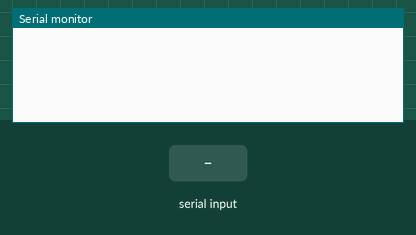
Simulated run of this sketch. Board: Arduino Uno, built with avr-gcc and run on an emulated ATmega328P. On the bench: the last lines printed to the serial monitor. Inputs (shaded band) come from the test bench. The modem accepts every AT command (registered, SIM ready, sends succeed) and sends nothing else.

Above: at 1.2 s.
1.3 s: "1" received over Serial
At 2.1 s:
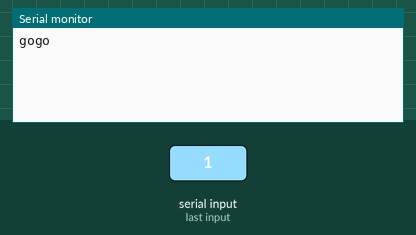
At 3.2 s:
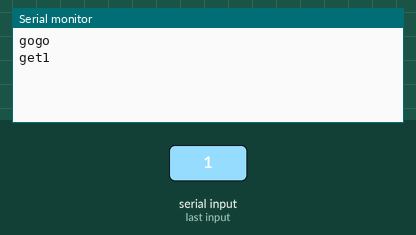

The sketch:

X5360_test.ino
```cpp
/**************************************************************
  # Program : X5360_test
  # Version : 1.0
  # Author : wchihome
  # Date : 2018/05/15
  # Modify :
  # 1.Add SIM5360_lib
***************************************************************/
#include <string.h>
#include <SoftwareSerial.h>

//*-- setup Hardware Serial
unsigned long serialBaudrate = 9600;
unsigned long networkBaudrate = 115200;

//*-- SIM5360 Setting
#define netowrkRxPin  2
#define netowrkTxPin  3
#define netowrkResetPin 4
SoftwareSerial networkSerial( netowrkRxPin, netowrkTxPin );
boolean networkStatus = false;
int networkErrorCount = 0;

//*-- setup Upload Infomation
// input ur ip or ddns
String uploadServer = "IP" ;
// input ur php file
String uploadPage = "/test.php?aid=" ;
String uploadEndSymbol = "\x1a" ;

#define DEBUG true
```

A1_Setup.ino
```cpp
void setup() {
  Serial.begin(9600);
  if(DEBUG) Serial.begin(serialBaudrate);                   // initialize serial
  while (!Serial);
}
```

A2_Loop.ino
```cpp
void loop() {
  if(Serial.available()){
    Serial.println("gogo");
    String incoming=Serial.readString();
    Serial.println("get"+incoming);
    sendMessageToSIM5360(incoming);
    Serial.println("ok~~~");
    }
}
```

SIM5360_Lib.ino
```cpp
void initializeNetwork()
{
  //Initial 3G
  pinMode(netowrkResetPin, OUTPUT);
  digitalWrite(netowrkResetPin, LOW);
  delay(100);
  digitalWrite(netowrkResetPin, HIGH);
  delay(5000);
  networkBaudrate = 115200;
  networkSerial.begin( networkBaudrate );
  sendCMDtoNetworkDevice("\r",1000, DEBUG);
  sendCMDtoNetworkDevice("AT+IPR=2400\r", 1000, DEBUG);
  networkBaudrate = 2400;
  networkSerial.begin( networkBaudrate );
  sendCMDtoNetworkDevice("\r", 1000, DEBUG);
  sendCMDtoNetworkDevice("AT+CGSOCKCONT=1,\"IP\",\"internet\"", 1000, DEBUG);

}

void flushNetworkSerial() {
  long int time = millis();
  while ( (time + 2000) > millis())
  {
    while (networkSerial.available() > 0) {
      char t = Serial.read();
      delay(20);
    }
  }
}

/*
  Name: sendCMDtoNetworkDevice
  Description: Function used to send data to ESP8266.
  Params: command - the data/command to send; timeout - the time to wait for a response; debug - print to Serial window?(true = yes, false = no)
  Returns: The response from the esp8266 (if there is a reponse)
*/
String sendCMDtoNetworkDevice(String command, const int timeout, boolean debug)
{
  String response = "";
  networkSerial.print(command); // send the read character to the esp8266
  networkSerial.print("\r\n");
  delay(1000);

  long int time = millis();

  while ( (time + timeout) > millis())
  {
    while (networkSerial.available() > 0)
    {
      char c = (char)networkSerial.read(); // read the next character.
      response += c;
      delay(50);
    }
  }

  if (debug)
  {
    Serial.println("Input : ");
    Serial.println(command);
    Serial.println("Output : ");
    Serial.println(response);
  }

  return "";
}

void sendMessageToSIM5360(String Meg)
{
  initializeNetwork();
sendCMDtoNetworkDevice("AT+CHTTPACT=\"" + uploadServer + "\",80", 1000, DEBUG);
   delay(5000);
  String cmd = "";
    cmd = cmd + "GET "+ uploadPage +  Meg;
    //cmd = cmd +  uploadPage +  Meg;
    //cmd = cmd + " HTTP/1.1\r\n";
    //cmd = cmd + "Host: "+uploadServer+"\r\n";
    //cmd = cmd + "User-Agent: My Web Agent\r\n";
    //cmd = cmd + "Connection: close\r\n";


  sendCMDtoNetworkDevice(cmd, 1000, DEBUG);
  sendCMDtoNetworkDevice(uploadEndSymbol, 1000, false);
  sendCMDtoNetworkDevice("AT+CPOF", 1000, false);
}
```

Measured:
- after the input at 1.3 s, the serial monitor: prints a new line at once (image 1)
